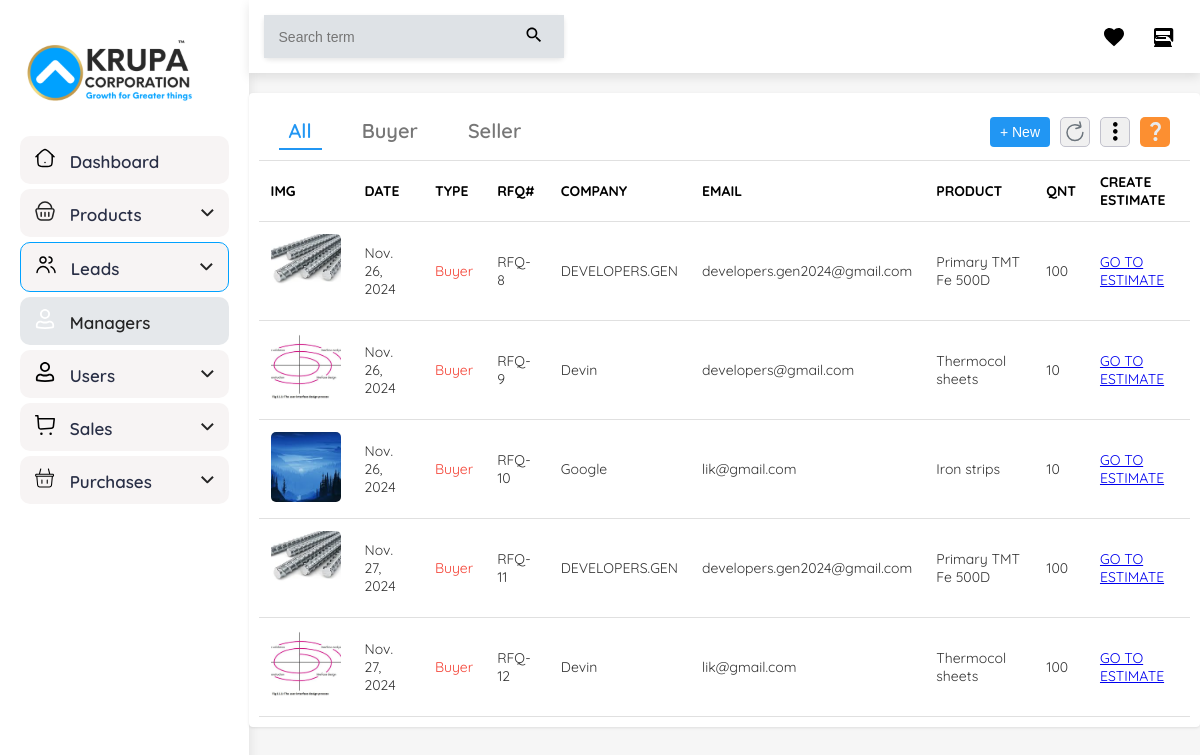
Screenshot of /leadsall/ (signed in) with the database file from the repository.
### krupa/models.py (models this page shows, shortened)
class Request(models.Model):
    profile = models.ForeignKey(CustomUser,on_delete=models.CASCADE)
    requestid = models.CharField(max_length=20,null=True,blank=True)
    product_name = models.ForeignKey(Products,null=True,blank=True,on_delete=models.CASCADE)
    quantity = models.IntegerField()
    company = models.CharField(max_length=30)
    pincode = models.CharField(max_length=10)
    email = models.EmailField(max_length=30)
    mobile_number = models.CharField(max_length=10)
    price = models.IntegerField(blank=True,null=True)
    request = models.BooleanField(default=False, null=True,blank=True)
    type = models.CharField(max_length=20)
    date = models.DateField(auto_now_add=True,blank=True,null=True)
    manager = models.ForeignKey(Managers,on_delete=models.SET_NULL,null=True,blank=True)
    shipping = models.ForeignKey(ShippingAddress,on_delete=models.SET_NULL,null=True,blank=True)

class Products(models.Model):
    product_image = models.ImageField(null=True,blank=True)
    product_name = models.CharField(max_length=50)
    category = models.ForeignKey(Category,on_delete=models.CASCADE)
    subcategory = models.ForeignKey(Subcategory,on_delete=models.CASCADE)
    brand = models.CharField(max_length=30,null=True,blank=True)
    size = models.CharField(max_length=20,null=True,blank=True)
    date = models.DateField(null=True,blank=True)
    descripton = models.TextField()
    def __str__(self) -> str:
        return self.product_name

### admin_panel/views.py (the view)
# urls.py: path('leadsall/',Leads1,name='Leads1'),
@login_required(login_url='/managerlogin/')
def Leads1(request):
    leads = Request.objects.all()
    context = {'leads':leads}
    print(CustomUser.objects.get(id = request.user.id))
    return render(request,"leads-1.html",context)

### krupa/models.py (called while the page is built)
    def __str__(self):
        return self.email

### templates/leads-1.html (shortened to what this page needs)
<!DOCTYPE html>
<html lang="en">
  <head>
  </head>
  <body>
    {% load static %}
    <div class="container">
      <aside class="sidebar">
        <img
          src="{% static 'admin/images/krupa.svg' %}"
          alt="Logo"
          class="logo"
        />
        <nav style="height: 80vh; display: flex; flex-direction: column">
          <div
            class="nav-item"
            style="display: flex; justify-content: space-between"
          >
            <div>
              <img
                src="{% static 'admin/images/dashboard-light.svg' %}"
                alt="Dashboard Icon"
                class="icon"
              />
              <span>Dashboard</span>
            </div>
          </div>
          <a href="/adminproducts/" style="text-decoration: none">
            <div class="nav-item" data-dropdown="products-dropdown">
              <div>
                <img
                  src="{% static 'admin/images/products-dark.svg' %}"
                  alt="Products Icon"
                  class="icon"
                />
                <span>Products</span>
              </div>
              <img
                src="{% static 'admin/images/dropdown.svg' %}"
                alt="Arrow"
                class="arrow"
              />
            </div>
          </a>
          <div class="nav-item drop-active" data-dropdown="leads-dropdown">
            <div>
              <img
                src="{% static 'admin/images/leads.svg' %}"
                alt="Leads Icon"
                class="icon"
              />
              <span>Leads</span>
            </div>
            <img
              src="{% static 'admin/images/dropdown.svg' %}"
              alt="Arrow"
              class="arrow"
            />
          </div>
          <a href="/managers/" style="text-decoration: none">
            <div
              class="nav-item active"
              style="display: flex; justify-content: space-between"
            >
              <div>
                <img
                  src="{% static 'admin/images/manager.svg' %}"
                  alt="Dashboard Icon"
                  class="icon"
                />
                <span>Managers </span>
              </div>
            </div>
          </a>
          <div class="nav-item" data-dropdown="users-dropdown">
            <div>
              <img
                src="{% static 'admin/images/user-dark.svg' %}"
                alt="Users Icon"
                class="icon"
              />
              <span>Users</span>
            </div>
            <img
              src="{% static 'admin/images/dropdown.svg' %}"
              alt="Arrow"
              class="arrow"
            />
          </div>
          <a href="/customerspage/" style="text-decoration: none">
            <div class="nav-item" data-dropdown="sales-dropdown">
              <div>
                <img
                  src="{% static 'admin/images/sales-dark.svg' %}"
                  alt="Sales Icon"
                  class="icon"
                />
                <span>Sales</span>
              </div>
              <img
                src="{% static 'admin/images/dropdown.svg' %}"
                alt="Arrow"
                class="arrow"
              />
            </div>
          </a>
          <div class="nav-item" data-dropdown="purchases-dropdown">
            <div>
              <img
                src="{% static 'admin/images/purchaces.svg' %}"
                alt="Purchases Icon"
                class="icon"
              />
              <span>Purchases</span>
            </div>
            <img
              src="{% static 'admin/images/dropdown.svg' %}"
              alt="Arrow"
              class="arrow"
            />
          </div>
        </nav>
      </aside>
      <main class="main-content">
        <div class="top-bar">
          <div class="search-bar">
            <input type="text" placeholder="Search term" />
            <button>
              <svg class="icon" viewBox="0 0 24 24">
                <path
                  d="M15.5 14h-.79l-.28-.27C15.41 12.59 16 11.11 16 9.5 16 5.91 13.09 3 9.5 3S3 5.91 3 9.5 5.91 16 9.5 16c1.61 0 3.09-.59 4.23-1.57l.27.28v.79l5 4.99L20.49 19l-4.99-5zm-6 0C7.01 14 5 11.99 5 9.5S7.01 5 9.5 5 14 7.01 14 9.5 11.99 14 9.5 14z"
                ></path>
              </svg>
            </button>
          </div>
          <div class="top-icons">
            <svg class="icon" viewBox="0 0 24 24">
              <path
                d="M12 21.35l-1.45-1.32C5.4 15.36 2 12.28 2 8.5 2 5.42 4.42 3 7.5 3c1.74 0 3.41.81 4.5 2.09C13.09 3.81 14.76 3 16.5 3 19.58 3 22 5.42 22 8.5c0 3.78-3.4 6.86-8.55 11.54L12 21.35z"
              ></path>
            </svg>
            <svg class="icon" viewBox="0 0 24 24">
              <path
                d="M20 17.17L18.83 16H5.17l-1.34-1.34C4.54 12.78 7.15 11 10 11h4c2.85 0 5.46 1.78 6.17 4.66l1.26 1.26c.3-.31.57-.65.83-1.02V5c0-1.1-.9-2-2-2H5c-1.1 0-2 .9-2 2v13.17c.31.4.67.77 1.08 1.08L3 21.59V22h18v-.41l-1-1.59zM5 6h14v4H5V6zm0 6h10v2H5v-2z"
              ></path>
            </svg>
          </div>
        </div>
        <div class="cont">
          <div class="header">
            <div class="tabs">
              <div class="tab active" onclick="{goToAll()}">All</div>
              <div class="tab" onclick="{goToBuyer()}">Buyer</div>
              <div class="tab" onclick="goToSeller()">Seller</div>
            </div>
            <div class="action-icons" style="display: flex; gap: 10px">
              <button class="btn btn-primary">+ New</button>
              <a
                style="
                  background-color: #f0f0f0;
                  padding: 3px;
                  height: 30px;
                  width: 30px;
                  display: flex;
                  align-items: center;
                  justify-content: center;
                  border-radius: 5px;
                  border: 1px solid #c2c2cd;
                "
                ><img src="images/refresh.svg" alt=""
              /></a>
              <a
                style="
                  background-color: #f0f0f0;
                  padding: 3px;
                  height: 30px;
                  width: 30px;
                  display: flex;
                  align-items: center;
                  justify-content: center;
                  border-radius: 5px;
                  border: 1px solid #c2c2cd;
                "
                ><img src="images/threedots.svg" alt=""
              /></a>
              <a
                style="
                  background-color: #fc8f31;
                  padding: 3px;
                  height: 30px;
                  width: 30px;
                  display: flex;
                  align-items: center;
                  justify-content: center;
                  border-radius: 5px;
                "
                ><img src="images/question.svg" alt=""
              /></a>
            </div>
          </div>
          <table>
            <thead>
              <tr>
                <th>IMG</th>
                <th>DATE</th>
                <th>TYPE</th>
                <th>RFQ#</th>
                <th>COMPANY</th>
                <th>EMAIL</th>
                <th>PRODUCT</th>
                <th>QNT</th>
                <th>CREATE ESTIMATE</th>
              </tr>
            </thead>
            <tbody>
              {% for i in leads %}
              <tr>
                <td>
                  <img
                    src="{{i.product_name.product_image.url}}"
                    alt="Product Image"
                    class="product-thumbnail"
                  />
                </td>
                <td data-label="DATE">{{i.date}}</td>
                <td data-label="TYPE" class="buyer">{{i.type}}</td>
                <td data-label="RFQ#">{{i.requestid}}</td>
                <td data-label="COMPANY">{{i.company}}</td>
                <td data-label="EMAIL">{{i.email}}</td>
                <td data-label="EMAIL">{{i.product_name}}</td>
                <td data-label="QNT">{{i.quantity}}</td>
                <td data-label="CREATE ESTIMATE">
                  <a href="/leadstoestimate/{{i.id}}/">GO TO ESTIMATE</a>
                </td>
              </tr>
              {% endfor %}
            </tbody>
          </table>
        </div>
      </main>
    </div>
  </body>
</html>

### templates/leads-1.html (style rules this page uses)
* { margin: 0; padding: 0; box-sizing: border-box; }
body { font-family: "Quicksand", sans-serif; background-color: #f6f6f6; color: #333; }
.container { display: flex; min-height: 100vh; }
.sidebar { width: 280px; background-color: #ffffff; color: #292f46; padding: 20px; box-shadow: 0 4px 12px rgba(0, 0, 0, 0.1); transition: all 0.3s ease; }
.logo { width: 100%; max-width: 180px; margin-bottom: 30px; }
.nav-item { display: flex; align-items: center; padding: 12px 15px; margin-bottom: 5px; color: #292f46; text-decoration: none; background-color: #f7f4f4; font-size: 17px; font-weight: 600; border-radius: 10px; cursor: pointer; justify-content: space-between; transition: background-color 0.2s; }
.nav-item.active { background-color: #e5e8eb; color: #252525; }
.drop-active { border: 1px solid #00a1ff; }
.icon { width: 20px; height: 20px; margin-right: 10px; }
.arrow { transition: transform 0.3s ease; }
.cont { padding: 10px; }
.top-bar { display: flex; justify-content: space-between; align-items: center; padding: 15px 30px; background-color: #fff; box-shadow: 0 2px 5px rgba(0, 0, 0, 0.1); width: 100%; position: sticky; top: 0; z-index: 999; }
.search-bar { display: flex; background-color: #fff; border-radius: 5px; box-shadow: 0 2px 5px rgba(0, 0, 0, 0.1); width: 300px; }
.search-bar input { flex-grow: 1; padding: 10px 15px; border: none; background-color: #dee2e6; font-size: 14px; outline: none; }
.search-bar button { padding: 10px; background-color: #dee2e6; border: none; cursor: pointer; }
.top-icons { display: flex; gap: 15px; }
.top-icons .icon { width: 24px; height: 24px; cursor: pointer; }
.main-content { flex-grow: 1; transition: margin-left 0.3s ease; }
.top-bar { position: relative; margin-top: 0; margin-left: 0; padding: 15px; background-color: #fff; box-shadow: 0px 4px 10px rgba(0, 0, 0, 0.1); }
.cont { max-width: 1400px; margin: 20px auto; background-color: white; border-radius: 4px; box-shadow: 0 1px 3px rgba(0, 0, 0, 0.1); overflow: hidden; }
.header { display: flex; justify-content: space-between; align-items: center; padding: 10px 20px; border-bottom: 1px solid #e0e0e0; }
.tabs { display: flex; gap: 30px; }
.tab { padding: 5px 10px; cursor: pointer; color: #777; font-size: 20px; font-weight: 600; }
.tab.active { color: #2196f3; border-bottom: 2px solid #2196f3; }
.btn { padding: 5px 10px; border: none; border-radius: 4px; cursor: pointer; font-size: 14px; }
.btn-primary { background-color: #2196f3; color: white; }
table { width: 100%; border-collapse: collapse; }
th, td { text-align: left; padding: 12px; border-bottom: 1px solid #e0e0e0; font-size: 14px; }
th { color: black; font-weight: 700; }
td { color: #333; }
.buyer { color: #f44336; }
.product-thumbnail { width: 70px; height: 70px; object-fit: cover; border-radius: 5px; }

### rows the page displays
Request: product_name.product_image (picture), date "Nov. 26, 2024", type "Buyer", requestid "RFQ-8", company "DEVELOPERS.GEN", email "developers.gen2024@gmail.com", product_name "Primary TMT Fe 500D", quantity "100"
Request: product_name.product_image (picture), date "Nov. 26, 2024", type "Buyer", requestid "RFQ-9", company "Devin", email "developers@gmail.com", product_name "Thermocol sheets", quantity "10"
Request: product_name.product_image (picture), date "Nov. 26, 2024", type "Buyer", requestid "RFQ-10", company "Google", email "lik@gmail.com", product_name "Iron strips", quantity "10"
Request: product_name.product_image (picture), date "Nov. 27, 2024", type "Buyer", requestid "RFQ-11", company "DEVELOPERS.GEN", email "developers.gen2024@gmail.com", product_name "Primary TMT Fe 500D", quantity "100"
Request: product_name.product_image (picture), date "Nov. 27, 2024", type "Buyer", requestid "RFQ-12", company "Devin", email "lik@gmail.com", product_name "Thermocol sheets", quantity "100"
